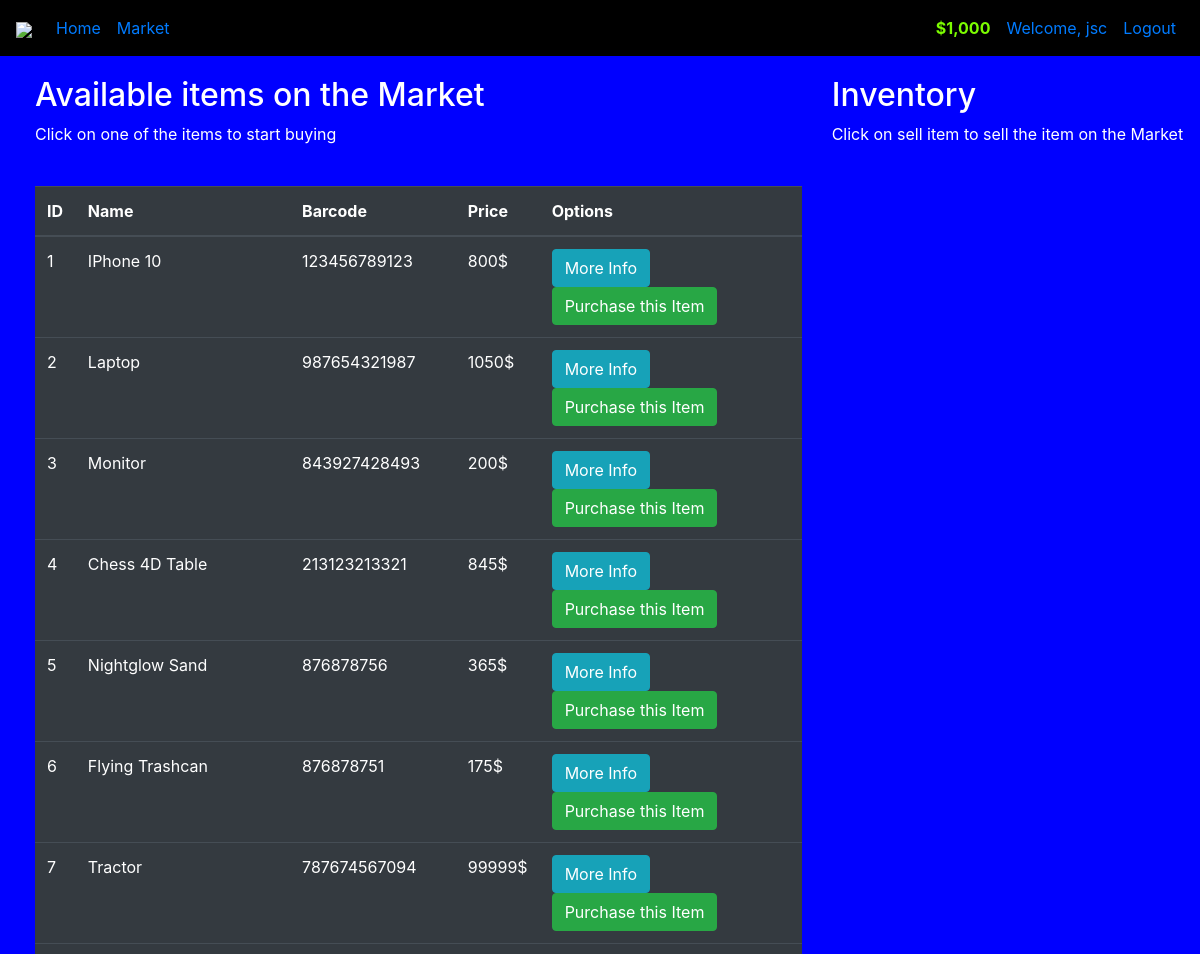
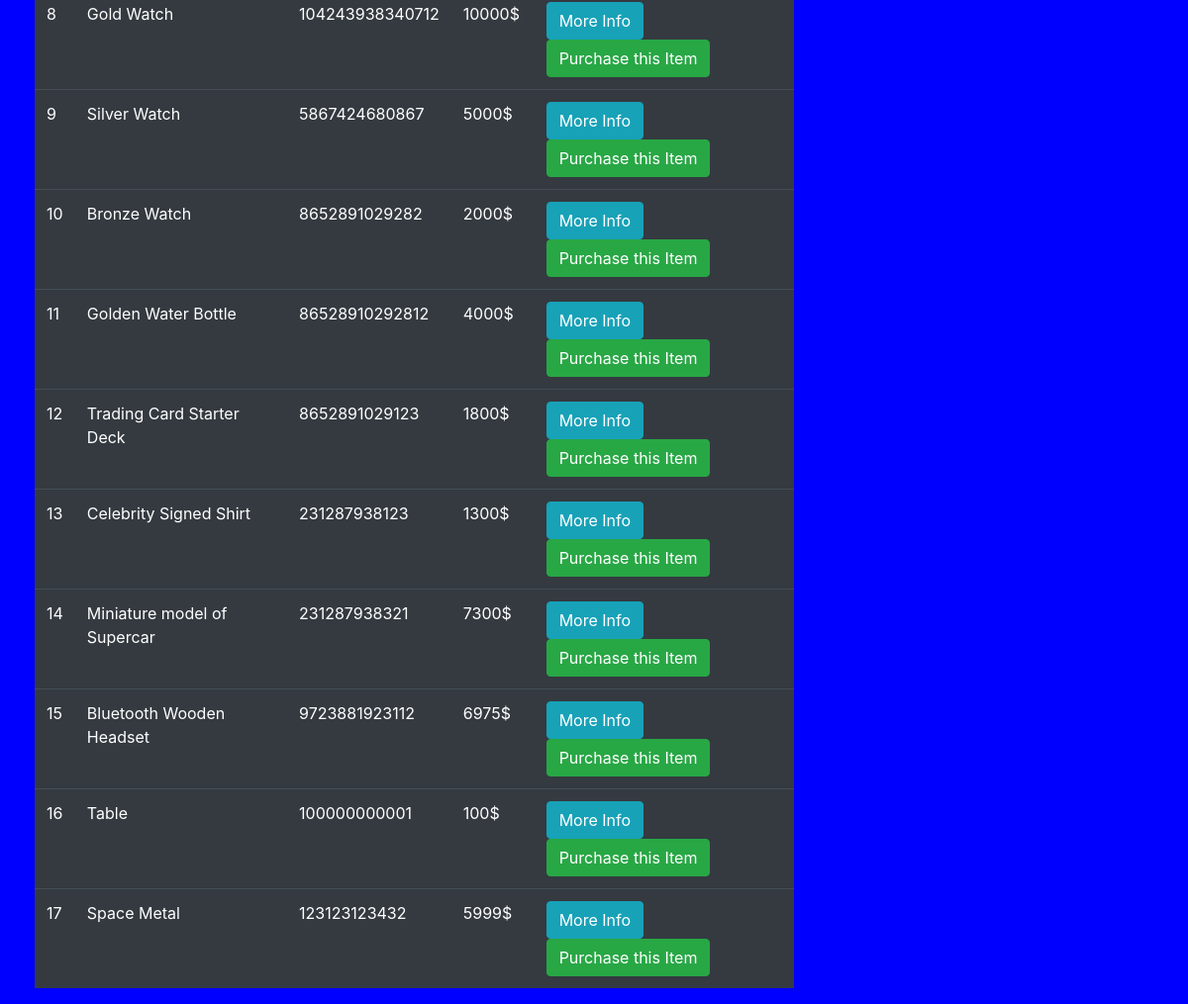
The app's page /market (signed in) with its own data (2 pictures, top to bottom).
### market/models.py (models this page shows, shortened)
class User(db.Model, UserMixin):
    id = db.Column(db.Integer(), primary_key=True)
    username = db.Column(db.String(length=32), nullable=False, unique=True)
    email_address = db.Column(db.String(length=64), nullable=False, unique=True)
    password_hash = db.Column(db.String(length=60), nullable=False)
    budget = db.Column(db.Integer(), nullable=False, default=1000)
    items = db.relationship("Item", backref="owned_user", lazy=True)
    @property
    def prettier_budget(self):
        if len(str(self.budget)) >= 4:
            return f"${str(self.budget)[:-3]},{str(self.budget)[-3:]}"
        else:
            return f"${self.budget}"
    @property
    def password(self):
        return self.password

class Item(db.Model):
    id = db.Column(db.Integer(), primary_key=True)
    name = db.Column(db.String(length=32), nullable=False, unique=True)
    barcode = db.Column(db.String(length=12), nullable=False, unique=True)
    description = db.Column(db.String(length=1024), nullable=False, unique=True)
    price = db.Column(db.Integer(), nullable=False)
    owner = db.Column(db.Integer(), db.ForeignKey("user.id"))

### market/routes.py (the view, shortened to what this page needs)
@app.route("/market", methods=["GET", "POST"])
@login_required
def market_page():
    purchase_form = PurchaseItemForm()
    selling_form = SellItemForm()
    if request.method == "GET":
        items = Item.query.filter_by(owner=None)
        owned_items = Item.query.filter_by(owner=current_user.id)
        return render_template("market.html", items=items, purchase_form=purchase_form, owned_items=owned_items, selling_form = selling_form)

### market/models.py (called while the page is built)
@login_manager.user_loader
def load_user(user_id):
    return User.query.get(int(user_id))

### market/templates/market.html (shortened to what this page needs)
{% extends 'base.html' %}
{% block content %}
<div class="row" style="margin-top:20px; margin-left:20px">
   <div class="col-8">
       <h2>Available items on the Market</h2>
       <p>Click on one of the items to start buying</p>
       <br>
      <table class="table table-hover table-dark">
         <thead>
            <tr>
               <th scope="col">ID</th>
               <th scope="col">Name</th>
               <th scope="col">Barcode</th>
               <th scope="col">Price</th>
               <th scope="col">Options</th>
            </tr>
         </thead>
         <tbody>
            {% for item in items %}
            <tr>
               <td>{{ item.id }}</td>
               <td>{{ item.name }}</td>
               <td>{{ item.barcode }}</td>
               <td>{{ item.price }}$</td>
               <td>
                  <button class="btn btn-outline btn-info" data-toggle="modal" data-target="#Modal-MoreInfo-{{ item.id }}">More Info</button>
                  <button class="btn btn-outline btn-success" data-toggle="modal" data-target="#Modal-PurchaseConfirm-{{ item.id }}">Purchase this Item</button>
               </td>
            </tr>
            {% endfor %}
         </tbody>
      </table>
   </div>
   <div class="col-4">
        <h2>Inventory</h2>
        <p>Click on sell item to sell the item on the Market</p>
        <br>
   </div>
</div>
{% endblock %}

### market/templates/base.html (shortened to what this page needs)
<!doctype html>
<html lang="en">
   <head>
      <link rel="stylesheet" href="https://cdn.jsdelivr.net/npm/bootstrap@4.5.3/dist/css/bootstrap.min.css">
   </head>
   <body>
          <nav class="navbar navbar-expand-md navbar-blue" id="lol1">
        {% if current_user.is_authenticated %}
        <a class="navbar-brand" href="{{ url_for('market_page') }}"><img id="logo" src="https://github.com/Lorenzo-Ferrone/Car-Rent/blob/main/WebsiteSpiders-logo.png?raw=true"></a>
        {% else %}
        <a class="navbar-brand" href="{{ url_for('home_page') }}" id="lol" style="color:lightblue;"><img id="logo" src="https://github.com/Lorenzo-Ferrone/Car-Rent/blob/main/WebsiteSpiders-logo.png?raw=true"></a>
        {% endif %}
        <div class="collapse navbar-collapse" id="navbarNav">
            <ul class="navbar-nav mr-auto">
                <li class="nav-item active">
                    <a class="nav-link" href="{{ url_for('home_page') }}">Home <span class="sr-only">(current)</span></a>
                </li>
                <li class="nav-item">
                    <a class="nav-link" href="{{ url_for('market_page') }}">Market</a>
                </li>
            </ul>
            {% if current_user.is_authenticated %}
            <ul class="navbar-nav">
                <li class="nav-item">
                    <a class="nav-link" style="color: lawngreen; font-weight: bold">
                        {{ current_user.prettier_budget }}
                    </a>
                </li>
                <li class="nav-item">
                    <a class="nav-link">Welcome, {{ current_user.username }}</a>
                </li>
                <li class="nav-item">
                    <a class="nav-link" href="{{ url_for('logout_page') }}">Logout</a>
                </li>
            </ul>
            {% endif %}
        </div>
    </nav>
        {% block content %}
        {% endblock %}
   </body>
</html>

### market/templates/base.html (style rules this page uses)
body { background-color: blue; color: white; }
#lol1 { background-color: black; }
#logo { max-width: 300px; max-height: 160px; }

### records on screen
User: prettier_budget "$1,000", username "jsc"
Item: id "1", name "IPhone 10", barcode "123456789123", price "800"
Item: id "2", name "Laptop", barcode "987654321987", price "1050"
Item: id "3", name "Monitor", barcode "843927428493", price "200"
Item: id "4", name "Chess 4D Table", barcode "213123213321", price "845"
Item: id "5", name "Nightglow Sand", barcode "876878756", price "365"
Item: id "6", name "Flying Trashcan", barcode "876878751", price "175"
Item: id "7", name "Tractor", barcode "787674567094", price "99999"
Item: id "8", name "Gold Watch", barcode "104243938340712", price "10000"
Item: id "9", name "Silver Watch", barcode "5867424680867", price "5000"
Item: id "10", name "Bronze Watch", barcode "8652891029282", price "2000"
Item: id "11", name "Golden Water Bottle", barcode "86528910292812", price "4000"
Item: id "12", name "Trading Card Starter Deck", barcode "8652891029123", price "1800"
Item: id "13", name "Celebrity Signed Shirt", barcode "231287938123", price "1300"
Item: id "14", name "Miniature model of Supercar", barcode "231287938321", price "7300"
Item: id "15", name "Bluetooth Wooden Headset", barcode "9723881923112", price "6975"
Item: id "16", name "Table", barcode "100000000001", price "100"
Item: id "17", name "Space Metal", barcode "123123123432", price "5999"
